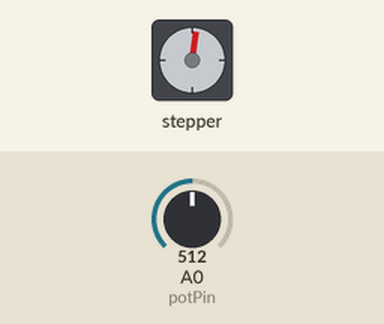
A sketch run on a simulated Arduino Uno, built with avr-gcc and run on an emulated ATmega328P. On the bench: stepper motor. The inputs (shaded band) are chosen by the test bench; at power-on: A0 (potPin) = 512. Stepper angles assume 2048 steps per turn; what the sketch prints to the serial monitor is not drawn.

Above: at 1.2 s.
1.3 s: A0 (potPin) set to 0
4.3 s: A0 (potPin) set to 29
7.3 s: A0 (potPin) set to 33
Timing chart, 0 to 10.3 s (numbered marks = the images above; inputs shaded):
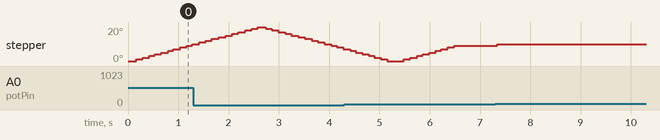

The sketch:

poteciometro_MotorPasso.ino
```cpp
#include <AccelStepper.h>

// Definição das portas analógicas do driver ULN2003 do motor de passo
#define PIN1 6 //IN1
#define PIN2 7 //IN2
#define PIN3 8 //IN3
#define PIN4 9 //IN4

// Quantidade de passos necessários para completar uma rotação completa, transformando em graus
const float STEPS_PER_REVOLUTION = 2048;
const float DEGREES_PER_STEP = 360.0 / STEPS_PER_REVOLUTION;

// Pins do motor de passo, comunicação do driver do motor de passo
AccelStepper myStepper(AccelStepper::FULL4WIRE, PIN1, PIN3, PIN2, PIN4);

// Pino do potenciômetro
const int potPin = A0;

void setup() {
  // Configurações iniciais
  myStepper.setMaxSpeed(3000);    // Velocidade máxima do motor de passo em passos/segundos
  myStepper.setAcceleration(650); // Taxa de aceleração do motor de passo

  // Inicializa a comunicação serial
  Serial.begin(9600);
}

void loop() {
  // Lê o valor do potenciômetro
  int potValue = analogRead(potPin);

  // Mapeia o valor do potenciômetro (0-1023) para um intervalo de graus de 0 a 360
  int targetAngle = map(potValue, 0, 1023, 0, 360);

  // Converte o ângulo alvo em quantidade de passos
  int stepsToMove = targetAngle / DEGREES_PER_STEP;

  // Verifica a direção do movimento com base na posição atual do motor de passo
  if (stepsToMove > myStepper.currentPosition()) {
    // Gira no sentido anti-horário
    myStepper.moveTo(stepsToMove);
  } else {
    // Gira no sentido horário
    myStepper.moveTo(-stepsToMove);
  }

  // Executar o movimento
  myStepper.run();

  // Mostra a quantidade de graus movidos no monitor serial
  Serial.print("Graus movidos: ");
  Serial.println(abs(myStepper.currentPosition()) * DEGREES_PER_STEP);

  // Aguarda um curto período de tempo
  delay(10);
}
```
